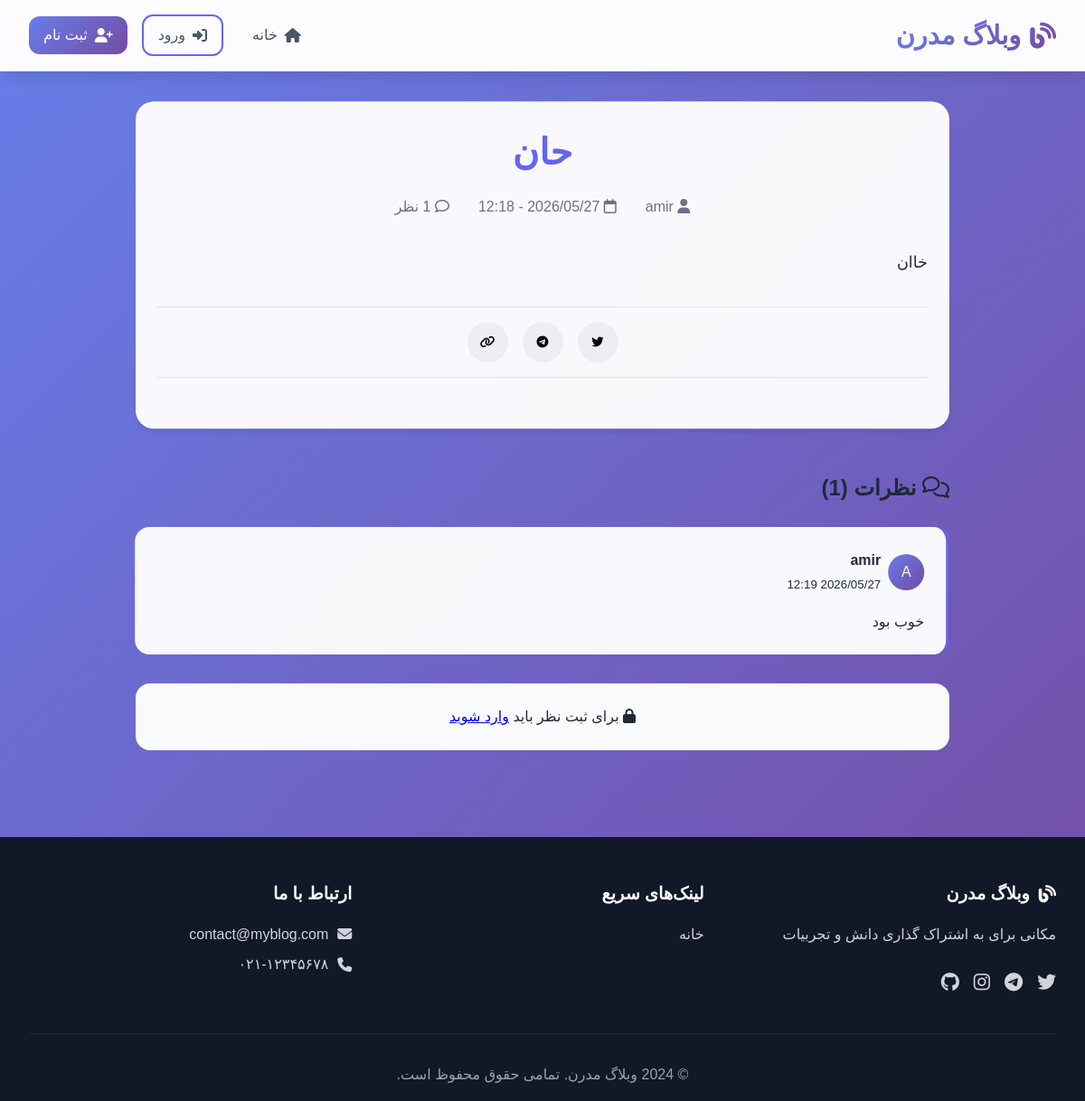
/post/1, run on an earlier commit of the app's database.
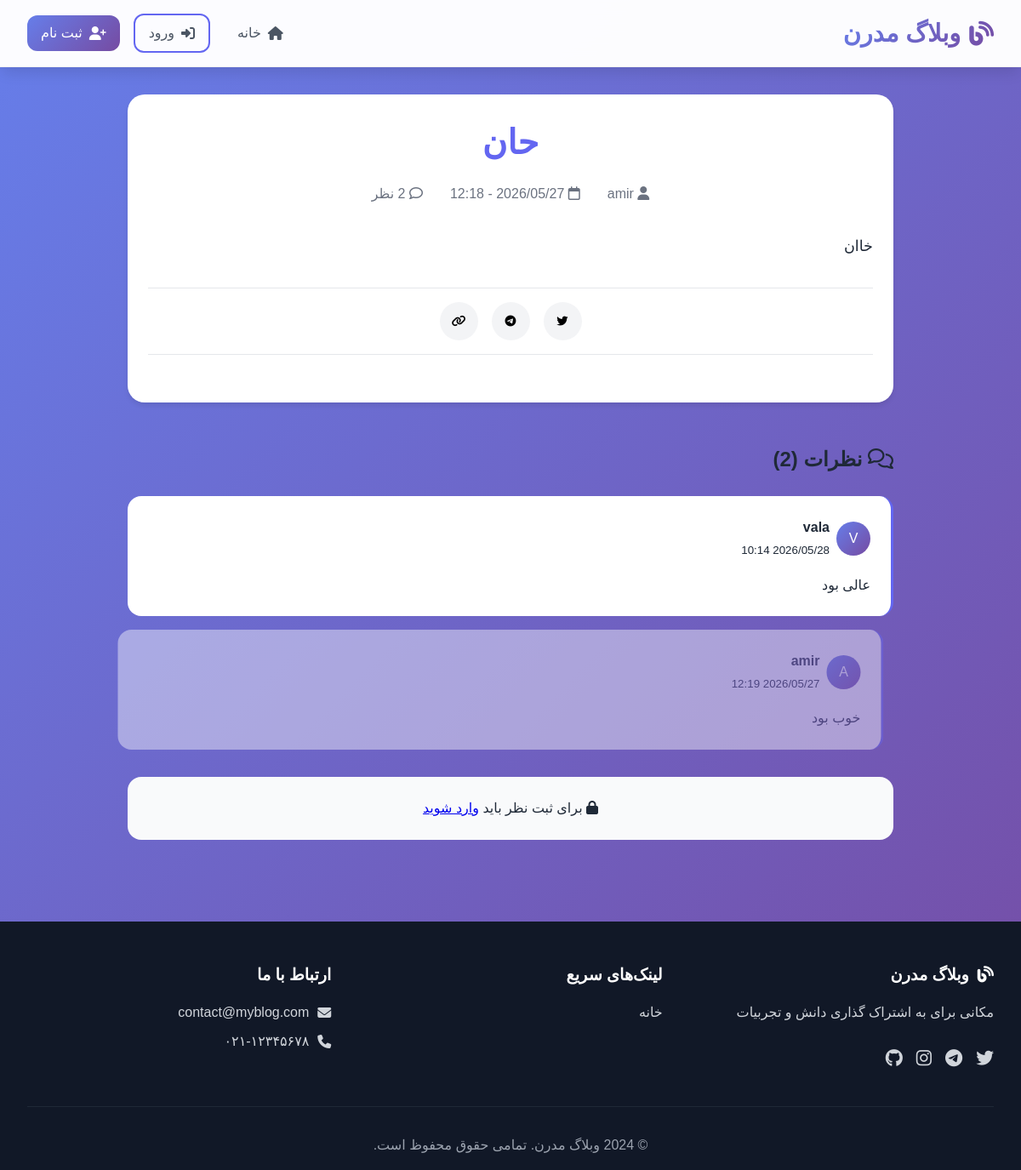
And on a later commit of the database.
### blog_flask/app.py (models this page shows, shortened)
class Post(db.Model):
    id = db.Column(db.Integer, primary_key=True)
    title = db.Column(db.String(200), nullable=False)
    content = db.Column(db.Text, nullable=False)
    author_id = db.Column(db.Integer, db.ForeignKey('user.id'), nullable=False)
    created_at = db.Column(db.DateTime, default=datetime.now)
    updated_at = db.Column(db.DateTime, default=datetime.now, onupdate=datetime.now)
    comments = db.relationship('Comment', backref='post', lazy=True, cascade='all, delete-orphan')

class User(UserMixin, db.Model):
    id = db.Column(db.Integer, primary_key=True)
    username = db.Column(db.String(80), unique=True, nullable=False)
    email = db.Column(db.String(120), unique=True, nullable=False)
    password_hash = db.Column(db.String(120), nullable=False)
    created_at = db.Column(db.DateTime, default=datetime.now)
    posts = db.relationship("Post", backref="author", lazy=True, cascade='all, delete-orphan')
    comments = db.relationship("Comment", backref="author", lazy=True, cascade='all, delete-orphan')

class Comment(db.Model):
    id = db.Column(db.Integer, primary_key=True)
    content = db.Column(db.Text, nullable=False)
    created_at = db.Column(db.DateTime, nullable=False, default=datetime.now)
    user_id = db.Column(db.Integer, db.ForeignKey("user.id"), nullable=False)
    post_id = db.Column(db.Integer, db.ForeignKey("post.id"), nullable=False)

### blog_flask/app.py (the view, shortened to what this page needs)
@app.route("/post/<int:id>", methods=["GET", "POST"])
def post_detail(id):
    post = Post.query.get_or_404(id)
    comments = Comment.query.filter_by(post_id=id).order_by(Comment.created_at.desc()).all()
    related_posts = Post.query.filter(Post.author_id == post.author_id, Post.id != id).limit(3).all()
    return render_template("post_detail.html", post=post, comments=comments, posts=related_posts)

### blog_flask/templates/post_detail.html (shortened to what this page needs)
{% extends "base.html" %}
{% block content %}
<div class="post-container">
    <article class="card">
        <div class="post-header">
            <h1 class="post-title">{{ post.title }}</h1>
            <div class="post-meta">
                <span><i class="fas fa-user"></i> {{ post.author.username }}</span>
                <span><i class="far fa-calendar"></i> {{ post.created_at.strftime('%Y/%m/%d - %H:%M') }}</span>
                <span><i class="far fa-comment"></i> {{ comments|length }} نظر</span>
            </div>
        </div>
        <div class="post-content">
            {{ post.content|safe }}
        </div>
        <div class="share-section">
            <button class="share-btn" onclick="shareOnTwitter()"><i class="fab fa-twitter"></i></button>
            <button class="share-btn" onclick="shareOnTelegram()"><i class="fab fa-telegram"></i></button>
            <button class="share-btn" onclick="copyLink()"><i class="fas fa-link"></i></button>
        </div>
    </article>
    <div class="comment-section">
        <h2 style="margin-bottom: 1.5rem;">
            <i class="far fa-comments"></i> نظرات ({{ comments|length }})
        </h2>
        {% if comments %}
            {% for comment in comments %}
            <div class="comment-card">
                <div class="comment-header">
                    <div class="comment-author">
                        <div class="comment-avatar">
                            {{ comment.author.username[0]|upper }}
                        </div>
                        <div>
                            <strong>{{ comment.author.username }}</strong>
                            <br>
                            <small class="text-muted">{{ comment.created_at.strftime('%Y/%m/%d %H:%M') }}</small>
                        </div>
                    </div>
                </div>
                <div class="comment-content">
                    {{ comment.content }}
                </div>
            </div>
            {% endfor %}
        {% else %}
            <div class="empty-state" style="text-align: center; padding: 3rem;">
                <i class="far fa-comment-slash" style="font-size: 3rem; color: var(--gray-400);"></i>
                <p>هنوز نظری ثبت نشده است. اولین نفری باشید که نظر می‌دهد!</p>
            </div>
        {% endif %}
        {% if current_user.is_authenticated %}
        <div class="comment-form">
            <h3><i class="fas fa-pen"></i> ثبت نظر</h3>
            <form method="POST">
                <div class="form-group">
                    <textarea name="comment" class="form-control" rows="4"
                              placeholder="نظر خود را بنویسید..." required></textarea>
                </div>
                <button type="submit" class="btn btn-primary">
                    <i class="fas fa-paper-plane"></i> ارسال نظر
                </button>
            </form>
        </div>
        {% else %}
        <div class="comment-form" style="text-align: center;">
            <p><i class="fas fa-lock"></i> برای ثبت نظر باید <a href="{{ url_for('login') }}">وارد شوید</a></p>
        </div>
        {% endif %}
    </div>
</div>
{% endblock %}

### blog_flask/templates/base.html (shortened to what this page needs)
<!DOCTYPE html>
<html lang="fa" dir="rtl">
<head>
    <link rel="stylesheet" href="{{ url_for('static', filename='css/style.css') }}">
    <link rel="stylesheet" href="https://cdnjs.cloudflare.com/ajax/libs/font-awesome/6.5.1/css/all.min.css">
    <link href="https://cdn.jsdelivr.net/gh/rastikerdar/vazirmatn@v33.003/Vazirmatn-font-face.css" rel="stylesheet">
</head>
<body>
    <nav class="navbar">
        <div class="container">
            <a href="{{ url_for('index') }}" class="logo">
                <i class="fas fa-blog"></i>
                <span>وبلاگ مدرن</span>
            </a>
            <div class="nav-links">
                <a href="{{ url_for('index') }}" class="nav-link {{ 'active' if request.endpoint == 'index' }}">
                    <i class="fas fa-home"></i>
                    <span>خانه</span>
                </a>
                {% if current_user.is_authenticated %}
                    <a href="{{ url_for('dashboard') }}" class="nav-link {{ 'active' if request.endpoint == 'dashboard' }}">
                        <i class="fas fa-chart-line"></i>
                        <span>داشبورد</span>
                    </a>
                    <a href="{{ url_for('create_post') }}" class="nav-link btn-new-post {{ 'active' if request.endpoint == 'create_post' }}">
                        <i class="fas fa-pen-fancy"></i>
                        <span>نوشته جدید</span>
                    </a>
                    <a href="{{ url_for('logout') }}" class="nav-link btn-logout">
                        <i class="fas fa-sign-out-alt"></i>
                        <span>خروج</span>
                    </a>
                    <div class="user-welcome">
                        <div class="user-avatar">
                            {{ current_user.username[0]|upper }}
                        </div>
                        <span>{{ current_user.username }}</span>
                    </div>
                {% else %}
                    <a href="{{ url_for('login') }}" class="nav-link btn-login {{ 'active' if request.endpoint == 'login' }}">
                        <i class="fas fa-sign-in-alt"></i>
                        <span>ورود</span>
                    </a>
                    <a href="{{ url_for('register') }}" class="nav-link btn-register {{ 'active' if request.endpoint == 'register' }}">
                        <i class="fas fa-user-plus"></i>
                        <span>ثبت نام</span>
                    </a>
                {% endif %}
            </div>
        </div>
    </nav>
    <main class="main-content">
        {% block content %}{% endblock %}
    </main>
    <footer class="footer">
        <div class="container">
            <div class="footer-content">
                <div class="footer-section">
                    <h3><i class="fas fa-blog"></i> وبلاگ مدرن</h3>
                    <p>مکانی برای به اشتراک گذاری دانش و تجربیات</p>
                    <div class="social-links">
                        <a href="#"><i class="fab fa-twitter"></i></a>
                        <a href="#"><i class="fab fa-telegram"></i></a>
                        <a href="#"><i class="fab fa-instagram"></i></a>
                        <a href="#"><i class="fab fa-github"></i></a>
                    </div>
                </div>
                <div class="footer-section">
                    <h3>لینک‌های سریع</h3>
                    <a href="{{ url_for('index') }}">خانه</a>
                </div>
                <div class="footer-section">
                    <h3>ارتباط با ما</h3>
                    <p><i class="fas fa-envelope"></i> contact@myblog.com</p>
                    <p><i class="fas fa-phone"></i> ۰۲۱-۱۲۳۴۵۶۷۸</p>
                </div>
            </div>
            <div class="footer-bottom">
                <p>© 2024 وبلاگ مدرن. تمامی حقوق محفوظ است.</p>
            </div>
        </div>
    </footer>
</body>
</html>

### blog_flask/static/css/style.css (style rules this page uses)
:root { --primary: #6366f1; --primary-dark: #4f46e5; --primary-light: #818cf8; --secondary: #ec4899; --success: #10b981; --danger: #ef4444; --warning: #f59e0b; --info: #3b82f6; --dark: #1f2937; --gray-50: #f9fafb; --gray-100: #f3f4f6; --gray-200: #e5e7eb; --gray-300: #d1d5db; --gray-400: #9ca3af; --gray-500: #6b7280; --gray-600: #4b5563; --gray-700: #374151; --gray-800: #1f2937; --gray-900: #111827; --gradient-primary: linear-gradient(135deg, #667eea 0%, #764ba2 100%); --gradient-secondary: linear-gradient(135deg, #f093fb 0%, #f5576c 100%); --gradient-success: linear-gradient(135deg, #4facfe 0%, #00f2fe 100%); --gradient-danger: linear-gradient(135deg, #fa709a 0%, #fee140 100%); --shadow-sm: 0 1px 2px 0 rgb(0 0 0 / 0.05); --shadow: 0 1px 3px 0 rgb(0 0 0 / 0.1); --shadow-md: 0 4px 6px -1px rgb(0 0 0 / 0.1); --shadow-lg: 0 10px 15px -3px rgb(0 0 0 / 0.1); --shadow-xl: 0 20px 25px -5px rgb(0 0 0 / 0.1); --shadow-2xl: 0 25px 50px -12px rgb(0 0 0 / 0.25); --transition-fast: 150ms ease; --transition: 300ms ease; --transition-slow: 500ms ease; }
* { margin: 0; padding: 0; box-sizing: border-box; }
body { font-family: 'Vazirmatn', sans-serif; background: linear-gradient(135deg, #667eea 0%, #764ba2 100%); color: var(--gray-800); line-height: 1.6; min-height: 100vh; overflow-x: hidden; }
.navbar { background: rgba(255, 255, 255, 0.98); backdrop-filter: blur(20px); box-shadow: var(--shadow-lg); position: sticky; top: 0; z-index: 1000; border-bottom: 1px solid rgba(0,0,0,0.05); }
.navbar .container { display: flex; justify-content: space-between; align-items: center; padding: 1rem 2rem; max-width: 1400px; margin: 0 auto; }
.logo { font-size: 1.8rem; font-weight: 800; background: var(--gradient-primary); -webkit-background-clip: text; background-clip: text; color: transparent; text-decoration: none; display: flex; align-items: center; gap: 10px; transition: transform var(--transition); }
.nav-links { display: flex; gap: 1rem; align-items: center; }
.nav-link { text-decoration: none; color: var(--gray-600); font-weight: 500; padding: 0.5rem 1rem; border-radius: 12px; transition: all var(--transition); display: flex; align-items: center; gap: 8px; position: relative; }
.nav-link::before { content: ''; position: absolute; bottom: 0; left: 50%; transform: translateX(-50%); width: 0; height: 2px; background: var(--gradient-primary); transition: width var(--transition); }
.btn-login { border: 2px solid var(--primary); }
.btn-register { background: var(--gradient-primary); color: white; }
.footer { background: var(--gray-900); color: white; margin-top: 4rem; padding: 3rem 0 1rem; }
.footer-content { display: grid; grid-template-columns: repeat(auto-fit, minmax(250px, 1fr)); gap: 2rem; margin-bottom: 2rem; }
.footer-section h3 { margin-bottom: 1rem; font-size: 1.2rem; display: flex; align-items: center; gap: 10px; }
.social-links { display: flex; gap: 1rem; margin-top: 1rem; }
.social-links a { color: white; font-size: 1.3rem; transition: all var(--transition); }
.footer-section a { display: block; color: var(--gray-300); text-decoration: none; margin: 0.5rem 0; transition: all var(--transition); }
.footer-section p { margin: 0.5rem 0; color: var(--gray-300); display: flex; align-items: center; gap: 10px; }
.footer-bottom { text-align: center; padding-top: 2rem; border-top: 1px solid var(--gray-800); color: var(--gray-400); }
.main-content { min-height: calc(100vh - 200px); padding: 2rem 0; }
.container { max-width: 1200px; margin: 0 auto; padding: 0 2rem; }
.card { background: white; border-radius: 20px; padding: 1.5rem; box-shadow: var(--shadow-md); transition: all var(--transition); }

What changed in the data, as far as the page shows it:
added Comment: author "V", author.username "vala", created_at "2026/05/28 10:14", content "عالی بود"
Also different on the page:
{{ comments|length }}: "1" → "2"
